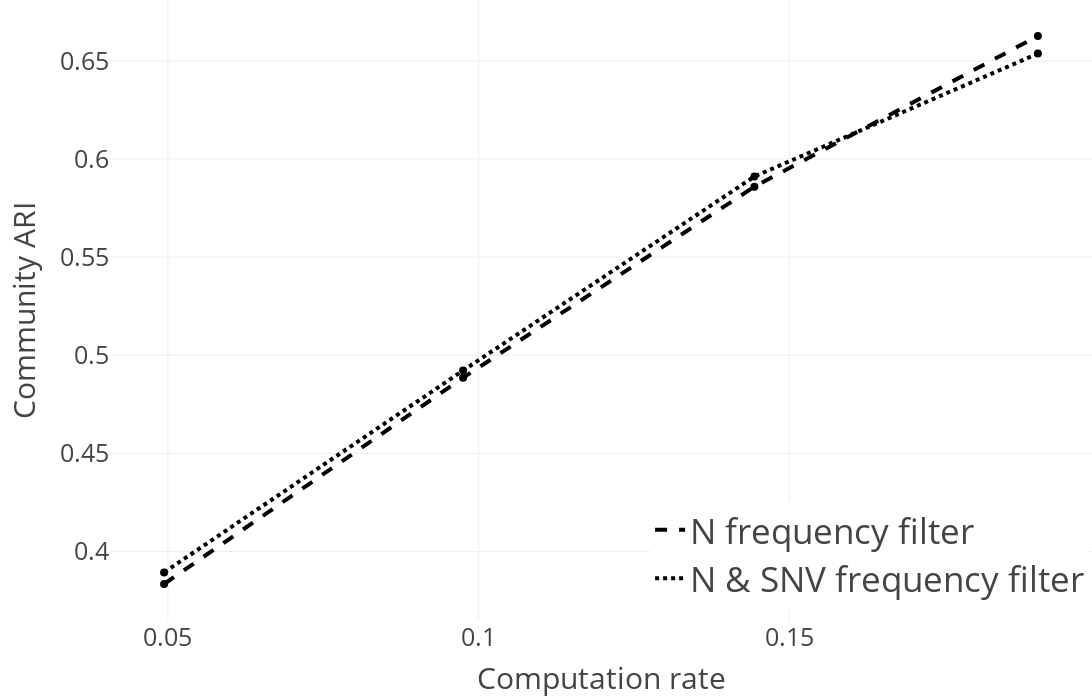

Notebook code cell kept with this figure:
### Markdown cell above
### Community ARI for different filters and computation rates using breadth search

### Code cell
sub_fig = get_computation_rate_plot("adjusted_rand_index", breadth_search_evaluation, "Community ARI", legend=dict(
            x=0.55,
            y=0.02,
            xanchor="left",
            yanchor="bottom",
            font=dict(size=35),
        ))
sub_fig.show()

### Figure 1 — Plotly figure (JSON) as saved in the notebook; plotly's stock layout.template omitted (floating-point values rounded to 4 significant figures)
{"data": [{"line": {"color": "black", "dash": "dash", "width": 4}, "mode": "lines", "name": "N frequency filter", "type": "scatter", "x": [0.04938, 0.09751, 0.1444, 0.19], "y": [0.3834, 0.4885, 0.5859, 0.6627]}, {"marker": {"color": "black", "size": 8, "symbol": "circle"}, "mode": "markers", "showlegend": false, "text": "", "type": "scatter", "x": [0.04938], "y": [0.3834]}, {"marker": {"color": "black", "size": 8, "symbol": "circle"}, "mode": "markers", "showlegend": false, "text": "", "type": "scatter", "x": [0.09751], "y": [0.4885]}, {"marker": {"color": "black", "size": 8, "symbol": "circle"}, "mode": "markers", "showlegend": false, "text": "", "type": "scatter", "x": [0.1444], "y": [0.5859]}, {"marker": {"color": "black", "size": 8, "symbol": "circle"}, "mode": "markers", "showlegend": false, "text": "", "type": "scatter", "x": [0.19], "y": [0.6627]}, {"line": {"color": "black", "dash": "dot", "width": 4}, "mode": "lines", "name": "N & SNV frequency filter", "type": "scatter", "x": [0.04938, 0.09751, 0.1444, 0.19], "y": [0.3893, 0.4922, 0.5911, 0.6537]}, {"marker": {"color": "black", "size": 8, "symbol": "circle"}, "mode": "markers", "showlegend": false, "text": "", "type": "scatter", "x": [0.04938], "y": [0.3893]}, {"marker": {"color": "black", "size": 8, "symbol": "circle"}, "mode": "markers", "showlegend": false, "text": "", "type": "scatter", "x": [0.09751], "y": [0.4922]}, {"marker": {"color": "black", "size": 8, "symbol": "circle"}, "mode": "markers", "showlegend": false, "text": "", "type": "scatter", "x": [0.1444], "y": [0.5911]}, {"marker": {"color": "black", "size": 8, "symbol": "circle"}, "mode": "markers", "showlegend": false, "text": "", "type": "scatter", "x": [0.19], "y": [0.6537]}], "layout": {"font": {"size": 25}, "height": 700, "legend": {"font": {"size": 35}, "x": 0.55, "xanchor": "left", "y": 0.02, "yanchor": "bottom"}, "margin": {"b": 80, "l": 110, "r": 0, "t": 0}, "width": 1200, "xaxis": {"autorange": true, "range": [0.04076, 0.1986], "tickmode": "array", "tickvals": [0.05, 0.1, 0.15, 0.2], "title": {"text": "Computation rate"}, "type": "linear"}, "yaxis": {"autorange": true, "range": [0.3651, 0.681], "title": {"text": "Community ARI"}, "type": "linear"}}}
